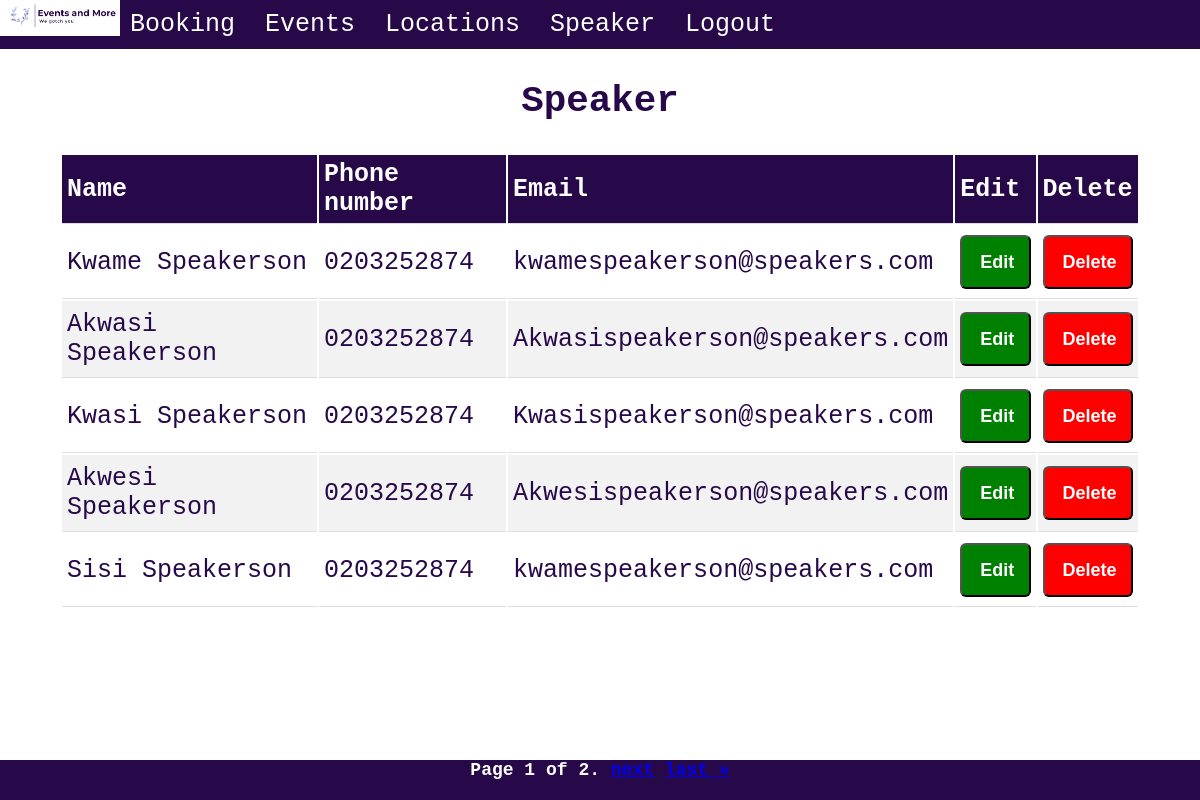
The page /showSpeaker/ (signed in) on the database its author committed.
### booking/models.py (models this page shows, shortened)
class Speaker(models.Model):
    name=models.CharField(max_length=100)
    phone_number=models.CharField(max_length=10)
    email=models.EmailField()

### booking/views.py (the view)
# urls.py: path('showSpeaker/', views.SpeakerListView.as_view(), name='speaker'),
@method_decorator(login_required(login_url='/login/'), name='dispatch')
class SpeakerListView(generic.ListView ):
    Model=Speaker
    queryset=Speaker.objects.all()
    paginate_by = 5
    template_name="booking/showSpeaker.html"
    context_object_name = 'speaker'

### booking/templates/booking/showSpeaker.html (shortened to what this page needs)
{% extends "base.html" %}
{% load static %}
{% block content %}
{% if speaker %}
<div id="main-table">
    <table class="show-table">
    <caption><h2>Speaker</h2></caption>
    <thead>
        <tr>
            <th>Name</th>
            <th>Phone number</th>
            <th>Email</th>
            <th>Edit</th>
            <th>Delete</th>
        </tr>
    </thead>
    <tbody>
        {% for speaker in page_obj %}
        <tr>
            <td>{{speaker.name}}</td>
            <td>{{speaker.phone_number}}</td>
            <td>{{speaker.email}}</td>
            <td><form action="{% url 'updateSpeaker' speaker.id %}" method="get">{% csrf_token %}<input class="edit" type="submit" value="Edit"></form></td>
            <td><form action="{% url 'deleteSpeaker' speaker.id %}" method="post">{% csrf_token %}<input class="delete" type="submit" value="Delete"></form></td>
            {% endfor %}
        </tr>
    </tbody>
</table>
{% endif %}
{% endblock %}
{% block footer %}
<div class="pagination">
    <span class="step-links">
        <span class="current">
            Page {{ page_obj.number }} of {{ page_obj.paginator.num_pages }}.
        </span>
        {% if page_obj.has_next %}
        <a href="?page={{ page_obj.next_page_number }}">next</a>
        <a href="?page={{ page_obj.paginator.num_pages }}">last &raquo;</a>
        {% endif %}
    </span>
</div>
</div>
{% endblock %}

### booking/static/style.css (style rules this page uses)
body { margin:0; }
#main-table { display: grid; grid-area: main; grid-template-columns: 5vw 30vw 30vw 30vw 5vw; grid-template-rows: 70vh 10vh ; grid-template-areas: "... table table table ..." "... pagination pagination pagination ..."; }
.show-table th, td { padding: 5px; text-align: left; border-bottom: 1px solid #ddd; }
.show-table tr:nth-child(even) { background-color: #f2f2f2; }
.show-table th { background-color: #270949; color: white; }
.show-table { grid-area: table; }
.pagination { grid-area:pagination; }
body { color: #270949; font-family: 'Courier New', Courier, monospace; font-size: 25px; }
input { padding: 0.8em; margin: 0.8em; margin-left: 1em; padding-left: 1em; }
.edit { background-color: green; border-radius: 6px; width:100%; height: 100%; margin: 0%; color: white; font-weight: 900; font-size: large; }
.delete { background-color: red; border-radius: 6px; width:100%; height: 100%; margin: 0%; color: white; font-weight: 900; font-size: large; }

### rows shown on the page
Speaker: name "Kwame Speakerson", phone_number "0203252874", email "kwamespeakerson@speakers.com"
Speaker: name "Akwasi Speakerson", phone_number "0203252874", email "Akwasispeakerson@speakers.com"
Speaker: name "Kwasi Speakerson", phone_number "0203252874", email "Kwasispeakerson@speakers.com"
Speaker: name "Akwesi Speakerson", phone_number "0203252874", email "Akwesispeakerson@speakers.com"
Speaker: name "Sisi Speakerson", phone_number "0203252874", email "kwamespeakerson@speakers.com"

### other values the page prints
{{ page_obj.number }} "1"
{{ page_obj.paginator.num_pages }} "2"
